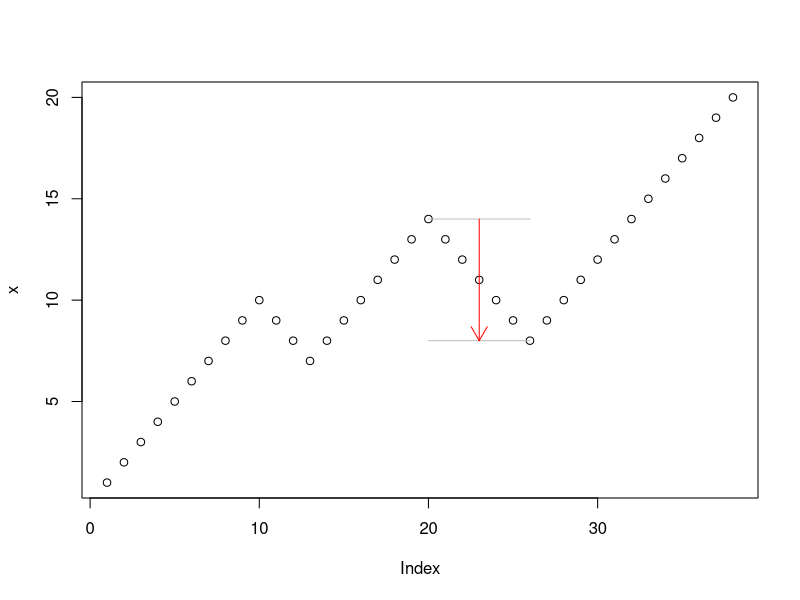
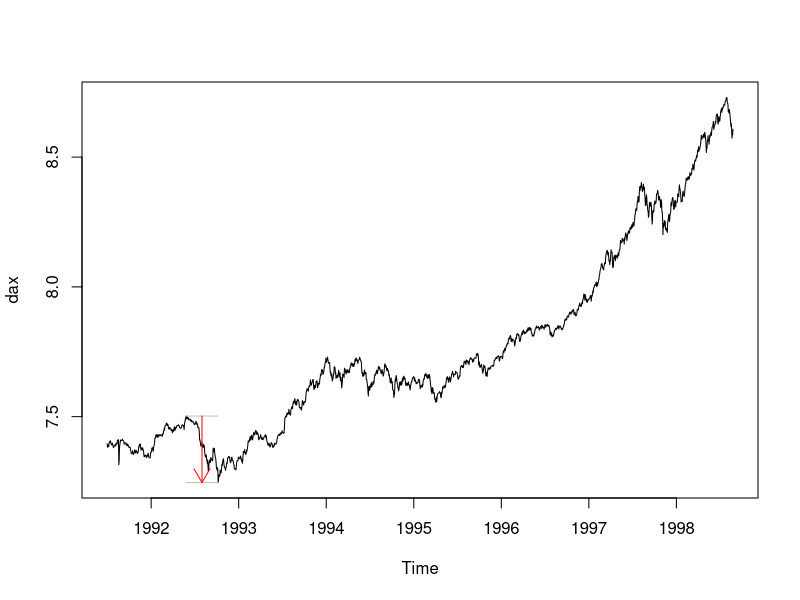

Source code (R) for these figures, in order:
library(tseries)


### Name: maxdrawdown
### Title: Maximum Drawdown or Maximum Loss
### Aliases: maxdrawdown
### Keywords: ts

### ** Examples

# Toy example
x <- c(1:10, 9:7, 8:14, 13:8, 9:20)
mdd <- maxdrawdown(x)
mdd

plot(x)
segments(mdd$from, x[mdd$from], mdd$to, x[mdd$from], col="grey")
segments(mdd$from, x[mdd$to], mdd$to, x[mdd$to], col="grey")
mid <- (mdd$from + mdd$to)/2
arrows(mid, x[mdd$from], mid, x[mdd$to], col="red", length = 0.16)

# Realistic example
data(EuStockMarkets)
dax <- log(EuStockMarkets[,"DAX"])
mdd <- maxdrawdown(dax)
mdd

plot(dax)
segments(time(dax)[mdd$from], dax[mdd$from],
         time(dax)[mdd$to], dax[mdd$from], col="grey")
segments(time(dax)[mdd$from], dax[mdd$to],
         time(dax)[mdd$to], dax[mdd$to], col="grey")
mid <- time(dax)[(mdd$from + mdd$to)/2]
arrows(mid, dax[mdd$from], mid, dax[mdd$to], col="red", length = 0.16)
